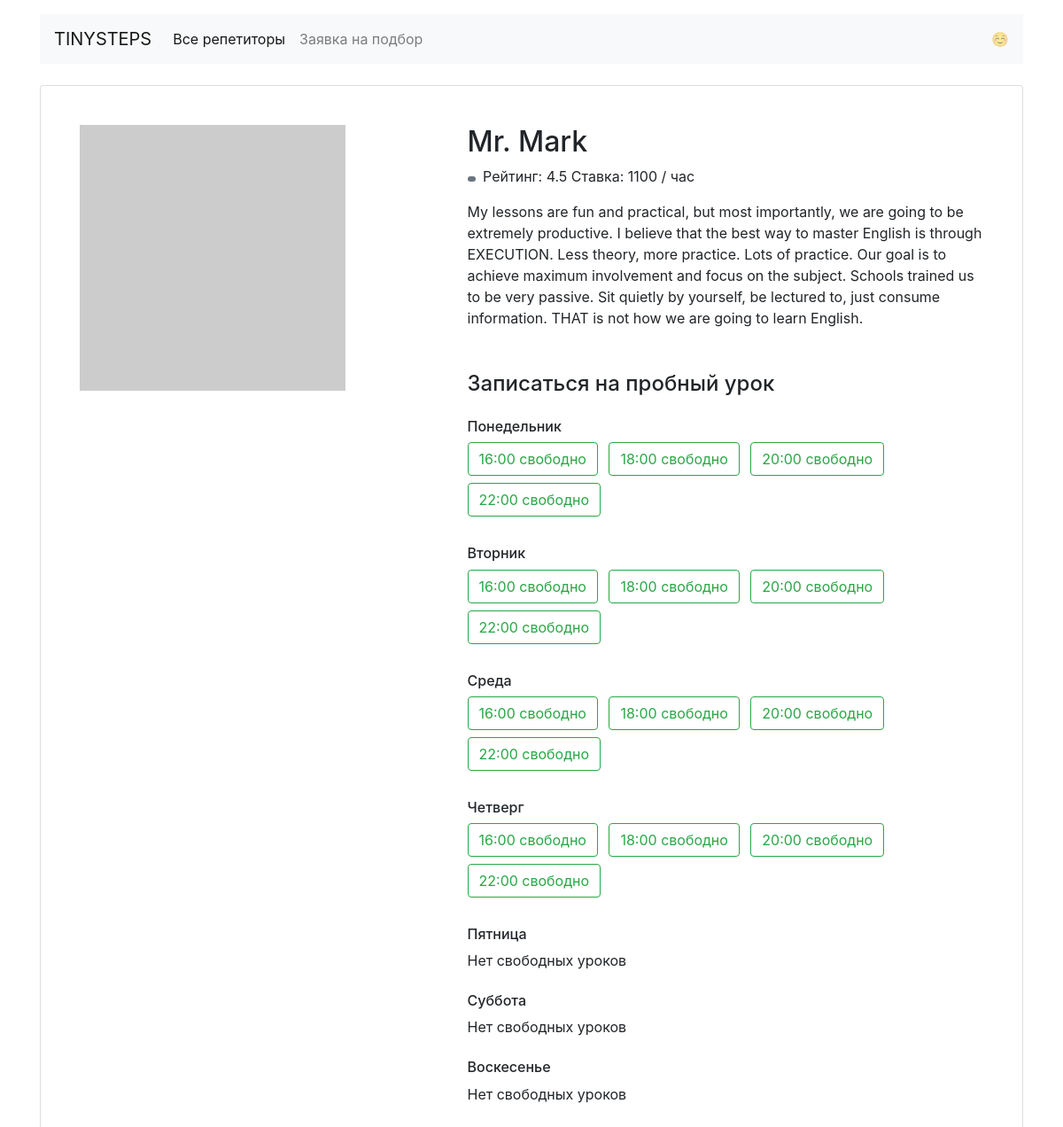
Page /profiles/7/ on the committed database.
### app.py (models this page shows)
class Teacher(db.Model):
    __tablename__ = "teachers"
    id = db.Column(db.Integer, primary_key=True)
    name = db.Column(db.String, nullable=False)
    about = db.Column(db.String, nullable=False)
    rating = db.Column(db.Float, nullable=False)
    picture = db.Column(db.String, nullable=False)
    price = db.Column(db.Integer, nullable=False)
    goals = db.Column(db.String, nullable=False)
    free = db.Column(db.JSON)
    bookings = db.relationship("Booking")

### app.py (the view)
@app.route('/profiles/<id>/')
def render_teacher(id):
    teacher_profile = db.session.query(Teacher).get(int(id))
    if teacher_profile is None:
        return "Что-то не так, но мы все починим:\n{}".format(404)
    return render_template('profile.html', teacher=teacher_profile, goals=goals, days=days,
                           free=json.loads(teacher_profile.free))

### templates/profile.html (shortened to what this page needs)
{% extends 'base.html' %}
  {% block container %}
  <main class="container mt-3">
    <div class="card my-4 mx-auto">
      <div class="card-body m-2 m-md-4">
        <article class="row">
          <div class="col-5"><img src= {{ teacher.picture }} class="img-fluid" alt=""></div>
          <div class="col-7">
            <section class="teacher=info">
              <h1 class="h2">{{ teacher.name }}</h1>
              <p><span class="badge badge-secondary mr-2">{% for goal in teacher.goals %}{{ goals[goal] }} {% endfor %}</span>Рейтинг: {{ teacher.rating }} Ставка: {{ teacher.price }} / час</p>
              <p>{{ teacher.about }}</p>
            </section>
            <section class="available">
              <h4 class="mb-4 mt-5">Записаться на пробный урок</h4>
              {% for free_day, free_time in free.items() %}
                <h6 class="mt-4">{{ days[free_day] }}</h6>
                {% set ns = namespace(freeDay = True) %}
                {% for time, status in free_time.items() %}
                  {% if status == True %}
                    <a href="/booking/{{ teacher.id }}/{{ days[free_day] }}/{{ time }}/" class="btn btn-outline-success mr-2 mb-2">{{ time }} свободно</a>
                  {% set ns.freeDay = False %}
                  {% endif %}
                {% endfor %}
              {% if ns.freeDay %}
                <p>Нет свободных уроков</p>
              {% endif %}
              {% endfor %}
            </section>
          </div>
        </article>
      </div>
    </div>
  </main>
</body>
</html>
 {% endblock %}

### rows in the picture
Teacher: name "Mr. Mark", rating "4.5", price "1100", about "My lessons are fun and practical, but most importantly, we are going to be extremely productive. I believe that the best way to master English is through EXECUTION. Less theory, more practice. Lots of practice. Our goal is to achieve maximum involvement and focus on the subject. Schools trained us to be very passive. Sit quietly by yourself, be lectured to, just consume information. THAT is not how we are going to learn English."

### other values in the picture
{{ days[free_day] }} "Понедельник" "Вторник" "Среда" "Четверг" "Пятница" "Суббота" "Воскесенье"
{{ time }} "16:00" "18:00" "20:00" "22:00" "16:00" "18:00" "20:00" "22:00" "16:00" "18:00" "20:00" "22:00" "16:00" "18:00" "20:00" "22:00"
